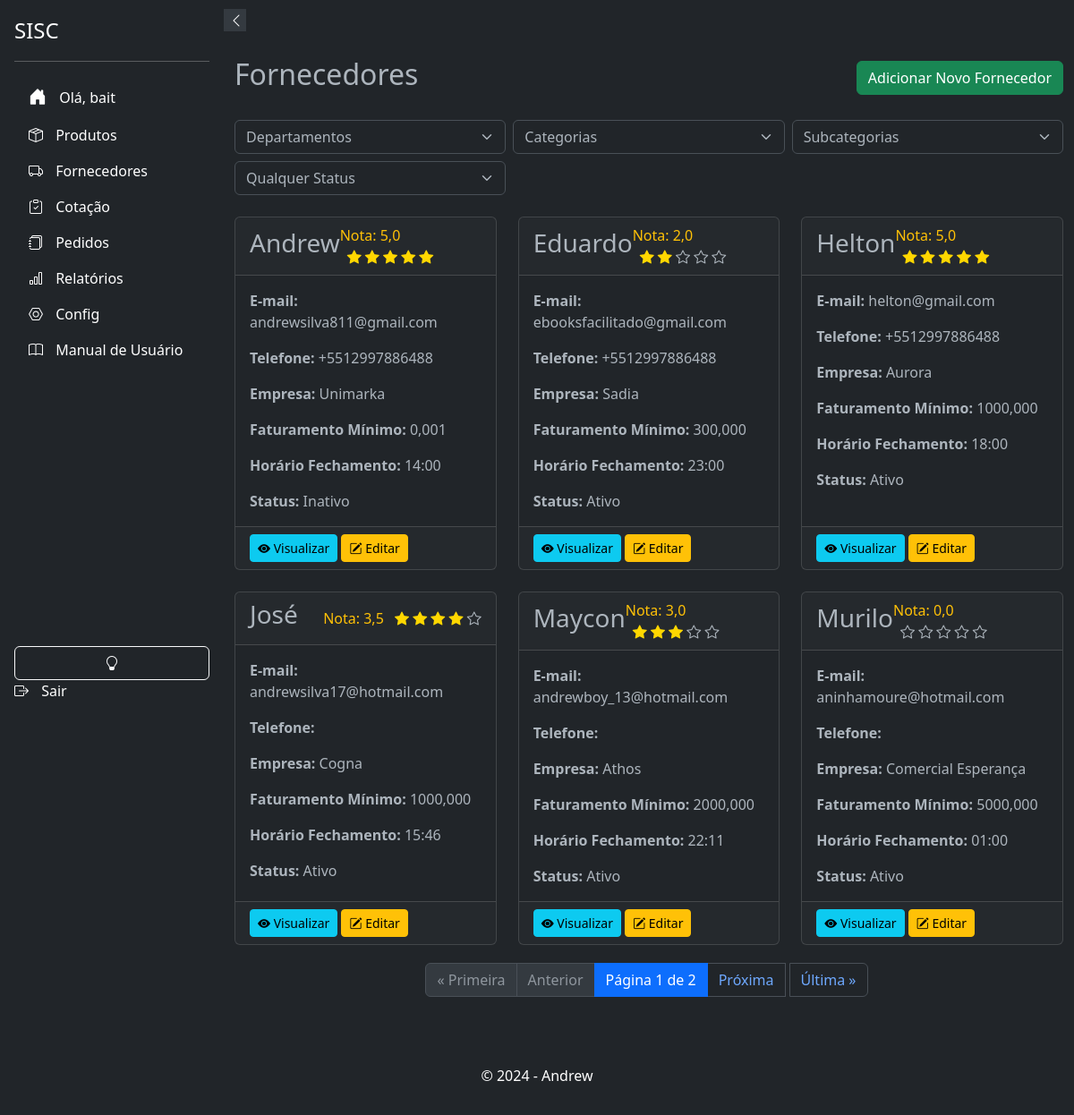
The page /suppliers/ (signed in) on the database as committed earlier.
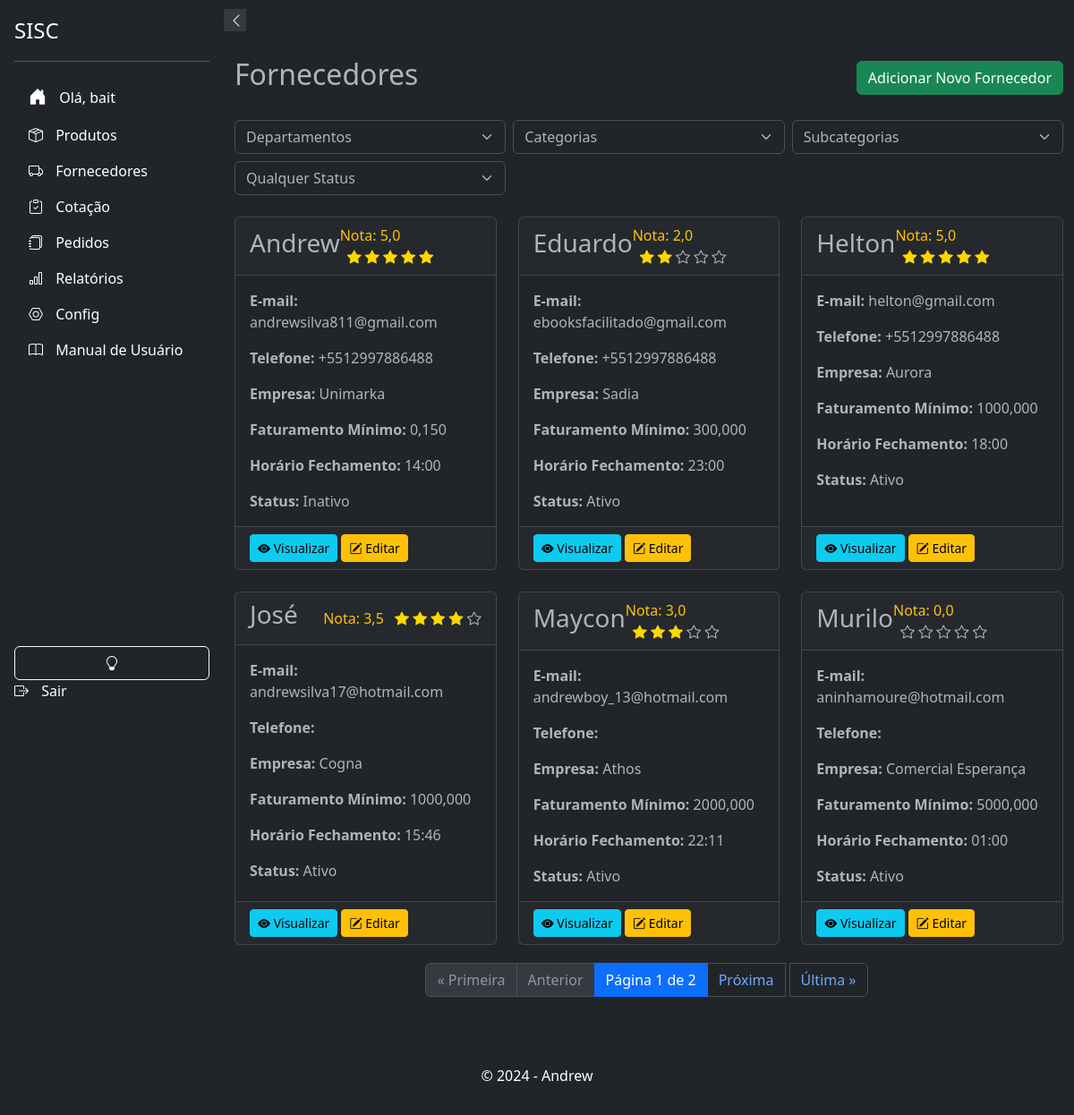
The same page on the database as committed later.
### suppliers/models.py (models this page shows, shortened)
class Supplier(models.Model):
    user = models.ForeignKey(settings.AUTH_USER_MODEL, on_delete=models.CASCADE, blank=True, null=True)
    name = models.CharField(max_length=255)
    email = models.EmailField(unique=True)
    phone_regex = RegexValidator(regex=r'^\+?\d{10,15}$', message="Número de telefone no formato: '+999999999'. Até 15 dígitos.", )
    phone = models.CharField(validators=[phone_regex], max_length=17, blank=True)
    company = models.CharField(max_length=255, null=True, blank=True)
    cnpj = models.CharField(max_length=18, unique=True, validators=[validate_cnpj], null=True, blank=True)
    active = models.BooleanField(default=True, verbose_name="Ativo")
    address_line_1 = models.CharField("Endereço", max_length=255, null=True, blank=True)
    address_line_2 = models.CharField("Complemento", max_length=255, null=True, blank=True)
    city = models.CharField("Cidade", max_length=100, null=True, blank=True)
    state = models.CharField("Estado", max_length=50, null=True, blank=True)
    zip_code = models.CharField("CEP", max_length=10, null=True, blank=True)
    minimum_order_value = models.DecimalField("Valor Mínimo para Pedido", max_digits=10, decimal_places=3, validators=[MinValueValidator(0)], null=True, blank=True)
    order_response_deadline = models.TimeField("Prazo de Resposta para Pedidos", null=True, blank=True)
    departments = models.ManyToManyField('products.Departamento', related_name='suppliers', blank=True)
    categories = models.ManyToManyField(Category, blank=True, verbose_name="Categorias")
    subcategories = models.ManyToManyField(Subcategory, blank=True, verbose_name="Subcategorias")
    brands = models.ManyToManyField(Brand,  blank=True, verbose_name="Marcas")
    created_at = models.DateTimeField(auto_now_add=False, default=datetime.datetime.now, null=True, blank=True)
    updated_at = models.DateTimeField(auto_now=True, verbose_name="Atualizado em")
    deleted = models.BooleanField(default=False)
    holiday_cover_name = models.CharField("Nome do Fornecedor de Férias", max_length=255, null=True, blank=True)
    holiday_cover_email = models.EmailField("Email do Fornecedor de Férias", null=True, blank=True)
    holiday_cover_phone = models.CharField("Telefone do Fornecedor de Férias", validators=[phone_regex], max_length=17, blank=True, null=True)
    observation = models.TextField("Observação", null=True, blank=True)
    delivery_days = models.CharField("Dias de Entrega", max_length=100, blank=True, null=True)
    quality_rating = models.IntegerField(default=0, blank=True, null=True)
    delivery_time_rating = models.IntegerField(default=0, blank=True, null=True)
    price_rating = models.IntegerField(default=0, blank=True, null=True)
    reliability_rating = models.IntegerField(default=0, blank=True, null=True)
    flexibility_rating = models.IntegerField(default=0, blank=True, null=True)
    partnership_rating = models.IntegerField(default=0, blank=True, null=True)
    comments = models.TextField("Comentários", max_length=100, blank=True, null=True)
    billing_deadline_choices = [
        ('1-2', '1 a 2 dias úteis'),
        ('3-5', '3 a 5 dias úteis'),
        ('6-10', '6 a 10 dias úteis'),
        ('11-15', '11 a 15 dias úteis'),
        ('15+', 'Mais de 15 dias úteis'),
        ('negotiable', 'A combinar')
    ]
    billing_deadline = models.CharField(max_length=20, choices=billing_deadline_choices, default='1-2', verbose_name="Prazo de Faturamento")
    specific_billing_deadline = models.CharField(max_length=50, blank=True, null=True, verbose_name="Prazo Específico de Faturamento")
    class Meta:
        ordering = ['name']
    def average_rating(self):
        ratings = [self.quality_rating, self.delivery_time_rating, self.flexibility_rating, self.partnership_rating]
        ratings = [rating for rating in ratings if rating is not None]
        if ratings:
            return sum(ratings) / len(ratings)
        return None

### suppliers/views.py (the view)
# urls.py: path('', SupplierListView.as_view(), name='supplier_list'),
@method_decorator(login_required(login_url='login'), name='dispatch') # Decorador para exigir login
class SupplierListView(ListView):  # View para listar fornecedores
    model = Supplier # Modelo a ser utilizado
    template_name = 'suppliers/supplier_list.html' # Template a ser utilizado
    context_object_name = 'suppliers' # Nome do objeto de contexto
    paginate_by = 6
    def get_queryset(self): # Método para filtrar os fornecedores
        queryset = super().get_queryset()
        department_id = self.request.GET.get('department')
        category_id = self.request.GET.get('category')
        subcategory_id = self.request.GET.get('subcategory')
        status = self.request.GET.get('status')
        if department_id: # Se department_id não estiver vazio
            queryset = queryset.filter(departments__id=department_id) # Filtra os fornecedores pelo departamento
        if category_id:
            queryset = queryset.filter(categories__id=category_id)
        if subcategory_id:
            queryset = queryset.filter(subcategories__id=subcategory_id)
        if status:
            queryset = queryset.filter(active=status == 'True')
        return queryset
    def get_context_data(self, **kwargs): # Adiciona os departamentos ao contexto
        context = super().get_context_data(**kwargs)
        context['suppliers'] = context['object_list']  # Adiciona 'suppliers' ao contexto
        context['departments'] = Departamento.objects.all()
        context['categories'] = Category.objects.all()
        context['subcategories'] = Subcategory.objects.all()
        context['form'] = SupplierFilterForm(self.request.GET or None)
        context['status_form'] = SupplierStatusFilterForm(self.request.GET or None)
        return context

### suppliers/templates/suppliers/supplier_list.html (shortened to what this page needs)
{% extends "base.html" %}
{% load static %}
{% load i18n %}
{% load tz %}
{% block content %}
<div class="container py-4">
    <div class="d-flex justify-content-between align-items-center mb-4">
        <h2>Fornecedores</h2>
        <a href="{% url 'suppliers:supplier_new' %}" class="btn btn-success">Adicionar Novo Fornecedor</a>
    </div>
    <form method="GET" action="{% url 'suppliers:supplier_list' %}" id="filterForm">
        <div class="row g-2">
            <div class="col-md-4">
                <select id="departmentSelect" class="form-select" name="department">
                    <option value="">Departamentos</option>
                </select>
            </div>
            <div class="col-md-4">
                <select id="categorySelect" class="form-select" name="category">
                    <option value="">Categorias</option>
                </select>
            </div>
            <div class="col-md-4">
                <select id="subcategorySelect" class="form-select" name="subcategory">
                    <option value="">Subcategorias</option>
                </select>
            </div>
            <div class="col-md-4">
                <select class="form-select" name="status" onchange="document.getElementById('filterForm').submit()">
                    <option value="">Qualquer Status</option>
                </select>
            </div>
        </div>
    </form>
    <br>
    <div class="row row-cols-1 row-cols-md-3 g-4">
        {% for supplier in suppliers %}
        <div class="col">
            <div class="card h-100 card-hover" onclick="location.href='{% url 'suppliers:supplier_detail' supplier.id %}'">
                <div class="card-header d-flex align-items-center justify-content-between">
                    <h3 class="card-title">{{ supplier.name }}</h3>
                    <div>
                        <span class="text-warning">Nota: {{ supplier.average_rating|floatformat:"1" }}</span>
                        <div class="rating ms-2 d-inline-block">
                            {% for i in "12345" %}
                                {% if forloop.counter <= supplier.average_rating|floatformat:"0"|add:"0" %}
                                    <i class="bi bi-star-fill"></i>
                                {% elif forloop.counter == supplier.average_rating|floatformat:"0"|add:"0"|add:"1" and supplier.average_rating|floatformat:"1"|slice:":1" == "5" %}
                                    <i class="bi bi-star-half"></i>
                                {% else %}
                                    <i class="bi bi-star"></i>
                                {% endif %}
                            {% endfor %}
                        </div>
                    </div>
                </div>
                <div class="card-body">
                    <p class="card-text"><strong>E-mail:</strong> {{ supplier.email }}</p>
                    <p class="card-text"><strong>Telefone:</strong> {{ supplier.phone }}</p>
                    <p class="card-text"><strong>Empresa:</strong> {{ supplier.company }}</p>
                    <p class="card-text"><strong>Faturamento Mínimo:</strong> {{ supplier.minimum_order_value }}</p>
                    <p class="card-text"><strong>Horário Fechamento:</strong> {{ supplier.order_response_deadline }}</p>
                    <p class="card-text"><strong>Status:</strong> {{ supplier.active|yesno:"Ativo,Inativo" }}</p>
                </div>
                <div class="card-footer">
                    <a href="{% url 'suppliers:supplier_detail' supplier.id %}" class="btn btn-info btn-sm">
                        <i class="bi bi-eye-fill"></i> Visualizar
                    </a>
                    <a href="{% url 'suppliers:supplier_update' supplier.id %}" class="btn btn-warning btn-sm">
                        <i class="bi bi-pencil-square"></i> Editar
                    </a>
                </div>
            </div>
        </div>
        {% empty %}
            <p>Nenhum fornecedor encontrado.</p>
        {% endfor %}
    </div>
<nav aria-label="Paginação de fornecedores">
    <ul class="pagination justify-content-center">
        {% if page_obj.has_previous %}
            <li class="page-item">
                <a class="page-link" href="?page=1" aria-label="Primeira">&laquo; Primeira</a>
            </li>
            <li class="page-item">
                <a class="page-link" href="?page={{ page_obj.previous_page_number }}" aria-label="Anterior">Anterior</a>
            </li>
        {% else %}
            <li class="page-item disabled">
                <span class="page-link">&laquo; Primeira</span>
            </li>
            <li class="page-item disabled">
                <span class="page-link">Anterior</span>
            </li>
        {% endif %}
        <li class="page-item active">
            <span class="page-link">
                Página {{ page_obj.number }} de {{ page_obj.paginator.num_pages }}
            </span>
        </li>
        {% if page_obj.has_next %}
            <li class="page-item">
                <a class="page-link" href="?page={{ page_obj.next_page_number }}" aria-label="Próxima">Próxima</a>
            </li>
            <li class="page-item">
                <a class="page-link" href="?page={{ page_obj.paginator.num_pages }}" aria-label="Última">Última &raquo;</a>
            </li>
        {% endif %}
    </ul>
</nav>
</div>
{% endblock %}

### app/templates/base.html (shortened to what this page needs)
<!DOCTYPE html>
<html lang="pt-br">
<head>
    <link rel="stylesheet" href="https://cdn.jsdelivr.net/npm/bootstrap@5.3.2/dist/css/bootstrap.min.css">
    <link rel="stylesheet" href="https://cdn.jsdelivr.net/npm/bootstrap-icons@1.3.0/font/bootstrap-icons.css">
    <link rel="stylesheet" href="https://cdn.jsdelivr.net/npm/bootstrap-select@1.13.14/dist/css/bootstrap-select.min.css">
    <link rel="stylesheet" href="https://code.jquery.com/ui/1.12.1/themes/base/jquery-ui.css">
    <link href="https://cdn.jsdelivr.net/npm/select2/dist/css/select2.min.css" rel="stylesheet" />
    <link href="https://cdn.jsdelivr.net/npm/select2@4.1.0/dist/css/select2.min.css" rel="stylesheet" />
</head>
<body>
    {% include 'components/_header.html' %}
    {% include 'components/_sidebar.html' %}
    <div class="main-content">
        {% block content %}{% endblock %}
    </div>
    <footer class="bg-dark text-white text-center p-3">
        <p>&copy; 2024 - Andrew</p>
    </footer>
</body>
</html>

### app/templates/components/_header.html (shortened to what this page needs)
<header class="header">
  <div class="container">
    <div class="header__content">
      <nav class="header__nav">
        <ul class="header__nav-list">
          <li class="header__nav-item">
          </li>
        </ul>
      </nav>
    </div>
  </div>
</header>

### app/templates/components/_sidebar.html (shortened to what this page needs)
<!DOCTYPE html>
<html>
<head>
    <link href="https://cdn.jsdelivr.net/npm/bootstrap@5.3.0-alpha3/dist/css/bootstrap.min.css" rel="stylesheet">
    <link rel="stylesheet" href="https://cdn.jsdelivr.net/npm/bootstrap-icons@1.10.5/font/bootstrap-icons.css">
</head>
<body>
    <div class="sidebar d-flex flex-column flex-shrink-0 p-3 text-white bg-dark" id="sidebar">
        <button class="sidebar-toggle" onclick="toggleSidebar()">
            <i id="sidebar-toggle-icon" class="bi bi-chevron-left"></i>
        </button>
        <a href="#" class="d-flex align-items-center mb-3 mb-md-0 me-md-auto text-white text-decoration-none">
            <span class="fs-4">SISC</span>
        </a>
        <hr>
        {% if user.is_authenticated %}
            <ul class="nav nav-pills flex-column mb-auto">
                <li class="nav-item">
                    <a href="{% url 'accounts:home' %}" class="nav-link text-white" aria-current="page">
                        <i class="bi bi-house-door-fill fs-5"></i>
                        <span>Olá, {{ user.username }}</span>
                    </a>
                </li>
                <li>
                    <a href="{% url 'products:products_list' %}" class="nav-link text-white">
                        <i class="bi bi-box-seam"></i>
                        <span>Produtos</span>
                    </a>
                </li>
                <li>
                    <a href="{% url 'suppliers:supplier_list' %}" class="nav-link text-white">
                        <i class="bi bi-truck "></i>
                        <span>Fornecedores</span>
                    </a>
                </li>
                <li>
                    <a href="{% url 'cotacao:cotacao_list' %}" class="nav-link text-white">
                        <i class="bi bi-clipboard-check"></i>
                        <span>Cotação</span>
                    </a>
                </li>
                <li>
                    <a href="{% url 'respostas:listar_pedidos' %}" class="nav-link text-white">
                        <i class="bi bi-journals"></i>
                        <span>Pedidos</span>
                    </a>
                </li>
                <li>
                    <a href="{% url 'relatorios:gerar_relatorios' %}" class="nav-link text-white">
                        <i class="bi bi-bar-chart"></i>
                        <span>Relatórios</span>
                    </a>
                </li>
                <li>
                    <a href="{% url 'admin:index' %}" class="nav-link text-white">
                        <i class="bi bi-nut"></i>
                        <span>Config</span>
                    </a>
                </li>
                <li>
                    <a href="{% url 'relatorios:manual_usuario' %}" class="nav-link text-white">
                        <i class="bi bi-book"></i>
                        <span>Manual de Usuário</span>
                    </a>
                </li>
            <br>
            </ul>
            <button class="btn btn-outline-light" onclick="toggleTheme()">
                <i id="theme-toggle-icon" class="bi bi-lightbulb-fill"></i>
            </button>
            <a href="{% url 'accounts:logout' %}" class="nav-link text-white">
                <i class="bi bi-box-arrow-right"></i>
                <span>Sair</span>
            </a>
        {% else %}
            <a href="{% url 'accounts:login' %}" class="nav-link text-white">
                <i class="bi bi-box-arrow-in-right"></i>
                <span>Login</span>
            </a>
        {% endif %}
    </div>
</body>
</html>

Rows that differ between the two databases and show on the page:
changed Supplier "Andrew": minimum_order_value "0,001" → "0,150"
